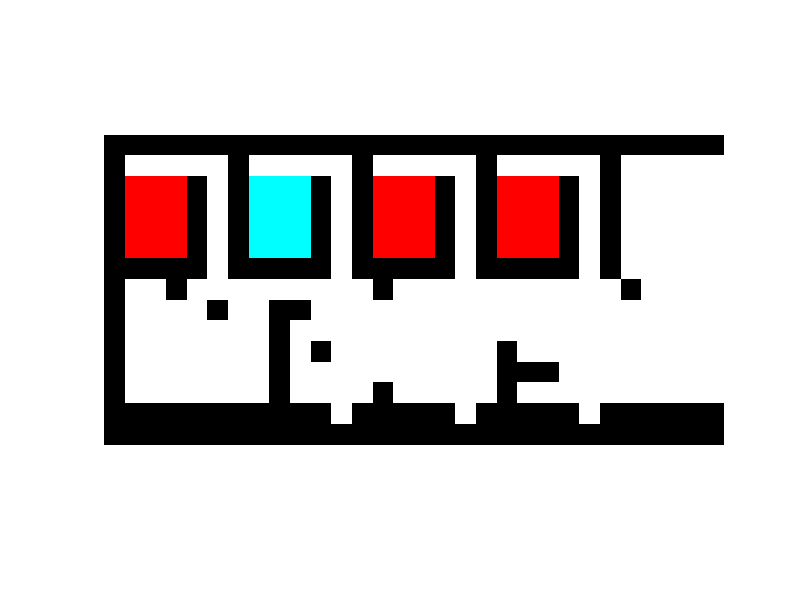

MATLAB code for this plot:
function assemblyBlocksSlowMove()
% Implements assembly (similar to jelly blocks), where the arrow keys move all
% unobstructed blocks by one unit, and blocks that touch are joined if a
% red touches a green
%TODO: submit to matlab central, 
% Neat future:  a collector so that unused part are recycled to the part hoppers.
cMax = 1;
G.fig = figure(1);
set(G.fig ,'KeyPressFcn',@keyhandler,'Name','AssemblyBlocks');
% build environment that makes the following Tetris piece:
%
%       o
%      oao
%
G.game = flipud([
    1 1 1 1 1 1 1 1 1 1 1 1 1 1 1 1 1 1 1 1 1 1 1 1 1 1 1 1 1 1 ;
    1 0 0 0 0 0 1 0 0 0 0 0 1 0 0 0 0 0 1 0 0 0 0 0 1 0 0 0 0 0 ;
    1 2 2 2 1 0 1 3 3 3 1 0 1 2 2 2 1 0 1 2 2 2 1 0 1 0 0 0 0 0 ;
    1 2 2 2 1 0 1 3 3 3 1 0 1 2 2 2 1 0 1 2 2 2 1 0 1 0 0 0 0 0 ;
    1 2 2 2 1 0 1 3 3 3 1 0 1 2 2 2 1 0 1 2 2 2 1 0 1 0 0 0 0 0 ;
    1 2 2 2 1 0 1 3 3 3 1 0 1 2 2 2 1 0 1 2 2 2 1 0 1 0 0 0 0 0 ;
    1 1 1 1 1 0 1 1 1 1 1 0 1 1 1 1 1 0 1 1 1 1 1 0 1 0 0 0 0 0 ;
    1 0 0 1 0 0 0 0 0 0 0 0 0 1 0 0 0 0 0 0 0 0 0 0 0 1 0 0 0 0 ;
    1 0 0 0 0 1 0 0 1 1 0 0 0 0 0 0 0 0 0 0 0 0 0 0 0 0 0 0 0 0 ;
    1 0 0 0 0 0 0 0 1 0 0 0 0 0 0 0 0 0 0 0 0 0 0 0 0 0 0 0 0 0 ;
    1 0 0 0 0 0 0 0 1 0 1 0 0 0 0 0 0 0 0 1 0 0 0 0 0 0 0 0 0 0 ;
    1 0 0 0 0 0 0 0 1 0 0 0 0 0 0 0 0 0 0 1 1 1 0 0 0 0 0 0 0 0 ;
    1 0 0 0 0 0 0 0 1 0 0 0 0 1 0 0 0 0 0 1 0 0 0 0 0 0 0 0 0 0 ;
    1 1 1 1 1 1 1 1 1 1 1 0 1 1 1 1 1 0 1 1 1 1 1 0 1 1 1 1 1 1 ;
    1 1 1 1 1 1 1 1 1 1 1 1 1 1 1 1 1 1 1 1 1 1 1 1 1 1 1 1 1 1 ;
    
    ]);
G.obstacle_pos = (G.game==1);
G.colormap = [  1,1,1; %Empty = white
    0,0,0; %obstacle
    hsv(numel(unique(G.game))-2);];
colormap(G.colormap);
G.axis=imagesc(G.game);
set(gca,'box','off','xTick',[],'ytick',[],'ydir','normal','Visible','off','color',0.8*[1,1,1]);
%set(G.axis,'edgealpha',.08)
axis equal

% build list of items
makeItemList();
drawGameboard();

    function keyhandler(src,evnt) %#ok<INUSL>
        key = evnt.Key;
        step = [0,0];
        if strcmp(key,'c') || strcmp(key,'-x') %-x
            cMax = cMax +1;
        elseif strcmp(key,'leftarrow') || strcmp(key,'-x') %-x
            step = -[0,1];
        elseif strcmp(key,'rightarrow')|| strcmp(key,'+x') %+x
            step = [0,1];
        elseif strcmp(key,'uparrow')|| strcmp(key,'+y') %+y
            step = [1,0];
        elseif strcmp(key,'downarrow')|| strcmp(key,'-y') %-y
            step = -[1,0];
        end
        drawGameboard();
        revertList = [];
        c = 0;
        while numel(revertList) < numel(G.items) && c < cMax
            %move everything: check for collisions, make list of objects that must be reverted
            c = c+1;
            G.game = zeros(size(G.obstacle_pos));
            revertList = [];
            for i = 1:numel(G.items)
                for j = 1:size(G.items{i},1)
                    ny = G.items{i}(j,1) + int16(step(1));
                    nx = G.items{i}(j,2) + int16(step(2));
                    G.items{i}(j,1:2) =  [ny,nx];
                    if nx>0 && ny>0 && ny<=size(G.game,1) && nx<=size(G.game,2) 
                    G.game(ny,nx) = i;
                        if  G.obstacle_pos(ny,nx)==true % if this bit hit an obstacle, make sure it is on the revertList
                            if isempty(find(revertList == i, 1))
                                revertList(end+1) = i;
                            end
                        end
                    else  
                        scEdge = 5;
                        if nx<-scEdge || ny<scEdge && ny>size(G.game,1)+scEdge || nx>size(G.game,2) +scEdge
                            if isempty(find(revertList == i, 1))
                                revertList(end+1) = i;
                            end
                        end
                    end
                end

            end
            
            
            % go recursively through revert list, moving them back in the image
            % and adding any shapes they collide with back to the
            i = 1;
            while i<=numel(revertList)
                item2revert = revertList(i);
                for j = 1:size(G.items{item2revert},1)
                    G.items{item2revert}(j,1:2) =  G.items{item2revert}(j,1:2)-int16(step);
                    collisionItem = G.game(G.items{item2revert}(j,1),G.items{item2revert}(j,2));
                    if collisionItem ~= item2revert && collisionItem ~= 0 
                        if isempty(find(revertList == collisionItem, 1))
                            revertList(end+1) = collisionItem;
                        end
                    end
                end
                i=i+1;
            end
            drawGameboard();
            makeItemList();
        end
        
    end
    function drawGameboard()
        %draw obstacles
        G.game = uint8(G.obstacle_pos);
        for i = 1:numel(G.items)
            for j = 1:size(G.items{i},1)
                %%delete any components that leave the screen
                if G.items{i}(j,1)>0 && G.items{i}(j,1)<=size(G.game,1) &&...
                   G.items{i}(j,2)>0 && G.items{i}(j,2)<=size(G.game,2)
                G.game(G.items{i}(j,1),G.items{i}(j,2)) = G.items{i}(j,3);
                end
            end
        end
        set(G.axis,'CData',G.game)
    end

    function makeItemList()
        % searches over the whole gameboard to find 'Items'
        G.items = {};
        for x = 1:size(G.game,2)
            for y = 1:size(G.game,1)
                if G.game(y,x)>1
                    num = numel(G.items)+1;
                    color = G.game(y,x);
                    G.items{num} = int16([y,x,color]);
                    addItems(y+1,x,color,num);
                    addItems(y-1,x,color,num);
                    addItems(y,x+1,color,num);
                    addItems(y,x-1,color,num);
                end
            end
        end
    end

    function  addItems(y,x,color,num)
        if y>size(G.game,1) || y<1 ||x<1 || x>size(G.game,2)
            return
        end
        thisColor = G.game(y,x);  
        %if thisColor == color
        if (thisColor == 2 && color == 3) || (thisColor == 3 && color == 2)
            G.game(y,x) = 0;
            %                            y,x,color
            G.items{num}(end+1,:) = int16([y,x,thisColor]);
            addItems(y+1,x,thisColor,num);
            addItems(y-1,x,thisColor,num);
            addItems(y,x+1,thisColor,num);
            addItems(y,x-1,thisColor,num);
        end
    end
end